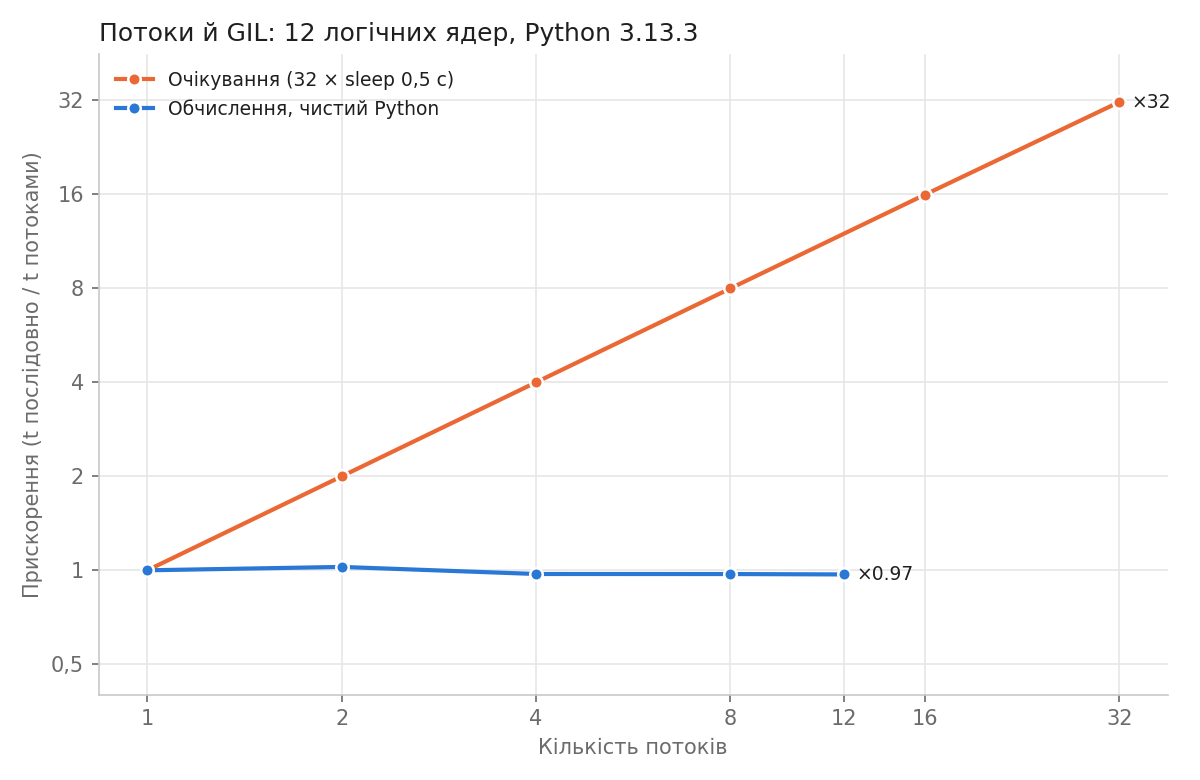

Python code for this plot:
"""Будує 2-potoky/grafik.png і таблиці для zamiry.md з rezultaty.json.

Запуск (після potoky.py):   python 2-potoky/grafik.py
"""
import json
import os

import matplotlib
matplotlib.use("Agg")
import matplotlib.pyplot as plt

TUT = os.path.dirname(os.path.abspath(__file__))
with open(os.path.join(TUT, "rezultaty.json"), encoding="utf-8") as f:
    R = json.load(f)
m = R["mashyna"]

# ─────────────────────────────── графік ───────────────────────────────
SYNII, POMARANCH, BIRYUZA = "#2a78d6", "#eb6834", "#1baf7a"
INK, MUTED, GRID = "#1f1f1f", "#6b6b6b", "#e6e6e6"

fig, ax = plt.subplots(figsize=(8, 5.2), dpi=150)
maks_n = max(d["n"] for d in R["ochikuvannya"])

kryvi = [("ochikuvannya", "Очікування (32 × sleep 0,5 с)", POMARANCH),
         ("obchyslennya", "Обчислення, чистий Python", SYNII)]
if "numpy" in R:
    kryvi.append(("numpy", "Обчислення, NumPy", BIRYUZA))

for kl, nazva, kolir in kryvi:
    d = R[kl]
    xs = [p["n"] for p in d]
    ys = [p["pryskorennya"] for p in d]
    ax.plot(xs, ys, marker="o", ms=6, lw=2, color=kolir, label=nazva, zorder=3,
            markeredgecolor="white", markeredgewidth=1.2)
    ax.annotate(f"×{ys[-1]:.2f}" if ys[-1] < 10 else f"×{ys[-1]:.0f}",
                (xs[-1], ys[-1]), xytext=(6, 0), textcoords="offset points",
                va="center", fontsize=9, color=INK)

ax.set_xscale("log", base=2)
ax.set_yscale("log", base=2)
ticks = sorted({1, 2, 4, 8, 16, 32, m["cpu_count"]})
ax.set_xticks(ticks)
ax.set_xticklabels([str(t) for t in ticks])
yt = [0.5, 1, 2, 4, 8, 16, 32]
ax.set_yticks(yt)
ax.set_yticklabels(["0,5", "1", "2", "4", "8", "16", "32"])
ax.set_ylim(0.4, 45)
ax.set_xlabel("Кількість потоків", color=MUTED)
ax.set_ylabel("Прискорення (t послідовно / t потоками)", color=MUTED)
ax.set_title(f"Потоки й GIL: {m['cpu_count']} логічних ядер, Python {m['python']}",
             loc="left", color=INK, fontsize=12)
ax.grid(True, which="major", color=GRID, lw=0.8)
ax.minorticks_off()
for s in ("top", "right"):
    ax.spines[s].set_visible(False)
for s in ("left", "bottom"):
    ax.spines[s].set_color("#c8c8c8")
ax.tick_params(colors=MUTED)
ax.legend(frameon=False, loc="upper left", fontsize=9, labelcolor=INK)
fig.tight_layout()
fig.savefig(os.path.join(TUT, "grafik.png"))
print("збережено grafik.png")

# ─────────────────────────────── таблиці ───────────────────────────────
def tablytsya(zag, dani, znakiv=2):
    ryadky = [f"### {zag}", "",
              "| Потоків | Прогін 1 | Прогін 2 | Прогін 3 | Мінімум | Прискорення |",
              "|---|---|---|---|---|---|"]
    for p in dani:
        ch = [f"{c:.{znakiv}f}" for c in p["chasy"]] + ["—"] * (3 - len(p["chasy"]))
        n = "1 (послідовно)" if p["n"] == 1 else str(p["n"])
        ryadky.append(f"| {n} | {' | '.join(ch)} | {p['min']:.{znakiv}f} | "
                      f"×{p['pryskorennya']:.2f} |")
    return "\n".join(ryadky) + "\n"


z = R["zadacha"]
tekst = [
    "## Практична 03. Потоки і GIL\n",
    f"Машина: {m['procesor']}, логічних ядер: {m['cpu_count']} · {m['systema']} · "
    f"Python {m['python']}, GIL {m['gil']}\n",
    f"Задача: Мандельброт {z['W']}×{z['H']}, MAX_ITER={z['MAX_ITER']}. Час у секундах.\n",
    tablytsya("Обчислення: чистий Python", R["obchyslennya"]),
    f"Процесорний / настінний час, 8 потоків: **{R['proc_nast_8']:.2f}**\n",
    tablytsya("Очікування: 32 × 0,5 с", R["ochikuvannya"]),
    f"Процесорний / настінний час, очікування 16 потоків: "
    f"**{R['proc_nast_ochikuvannya_16']:.3f}**\n",
]
if "numpy" in R:
    tekst += [tablytsya("⭐ Обчислення: NumPy", R["numpy"], 3),
              f"Процесорний / настінний час, NumPy {m['cpu_count']} потоків: "
              f"**{R['proc_nast_numpy']:.2f}**\n"]
# zamiry.md лежить у корені репозиторію (поруч із 1-poslidovno/ і 2-potoky/).
# Скрипт НЕ чіпає таблиці тижня 2: він вставляє або оновлює лише розділ
# між мітками нижче, тож його можна перезапускати скільки завгодно.
POCH, KIN = "<!-- практична-03: початок -->", "<!-- практична-03: кінець -->"
rozdil = POCH + "\n" + "\n".join(tekst) + KIN + "\n"
shlyakh = os.path.join(os.path.dirname(TUT), "zamiry.md")
if os.path.exists(shlyakh):
    with open(shlyakh, encoding="utf-8") as f:
        staryi = f.read()
    if POCH in staryi and KIN in staryi:
        novyi = staryi[:staryi.index(POCH)] + rozdil + staryi[staryi.index(KIN) + len(KIN):].lstrip("\n")
    else:
        novyi = staryi.rstrip("\n") + "\n\n" + rozdil
else:
    novyi = rozdil
with open(shlyakh, "w", encoding="utf-8") as f:
    f.write(novyi)
print("оновлено", shlyakh)
